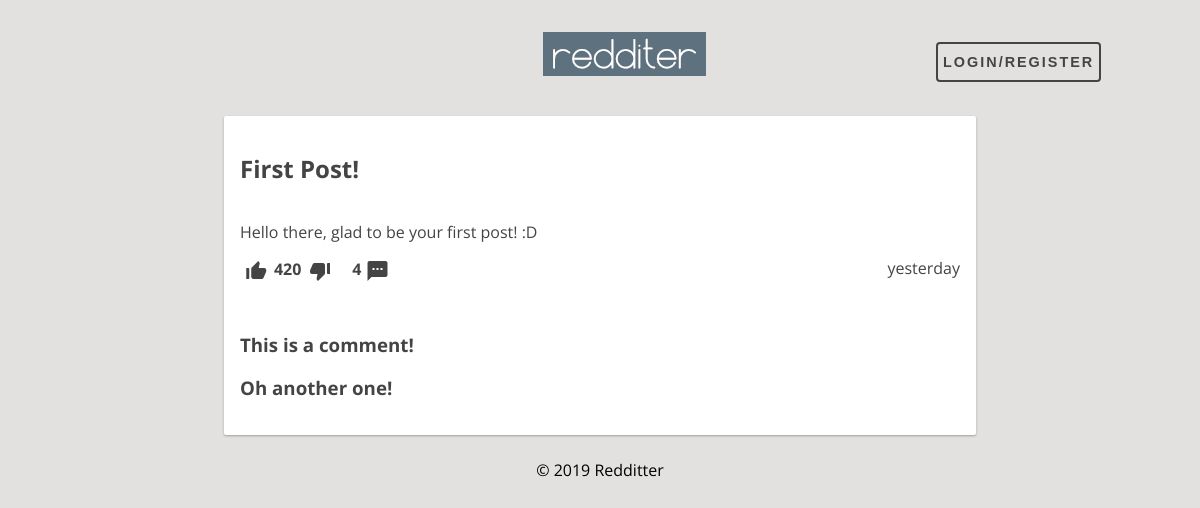
The app's page /pages/post.php?id=1 with its own data.
### tables this page shows
CREATE TABLE Post (
    postID INTEGER PRIMARY KEY AUTOINCREMENT,
    userID VARCHAR REFERENCES User ON DELETE CASCADE,
    title VARCHAR NOT NULL,
    content VARCHAR NOT NULL,
    postDate DATE NOT NULL DEFAULT (strftime('%s', 'now')),
    points INTEGER DEFAULT 0
);

CREATE TABLE PostComment (
    postID INTEGER REFERENCES Post ON DELETE CASCADE,
    commentID INTEGER REFERENCES Comment ON DELETE CASCADE,
    PRIMARY KEY (postID, commentID)
);

CREATE TABLE Comment (
    commentID INTEGER PRIMARY KEY AUTOINCREMENT,
    userID VARCHAR REFERENCES User ON DELETE CASCADE,
    content VARCHAR NOT NULL,
    commentDate DATE NOT NULL DEFAULT (strftime('%s', 'now')),
    points INTEGER DEFAULT 0
);

### includes/session.php (called while the page is built, shortened)
<?php
    function isLoggedIn() {
        if (isset($_SESSION["userID"]) && $_SESSION["userID"] !== "")
            return true;
        else
            return false;
    }
?>

### database/post.php (called while the page is built, shortened)
<?php
function getPostById($postID) {
	global $dbh;
	try {
		$stmt = $dbh->prepare("SELECT *	FROM Post WHERE postID = ?");
		$stmt->execute(array($postID));
		return $stmt->fetch();
	} catch(PDOException $e) {
		echo $e->getMessage();
		return null;
	}
}
function getNumberComments($postID) {
	global $dbh;
	try {
		$stmt = $dbh->prepare("SELECT count(*) as NbComments FROM PostComment Where postID = ?");
		$stmt->execute(array($postID));
		return $stmt->fetch();
	} catch(PDOException $e) {
		echo $e->getMessage();
		return null;
	}
}
?>

### database/timeAgo.php (called while the page is built, shortened)
<?php
    function time_ago( $time )
    {
        $out    = '';
        $now    = time();
        $diff   = $now - $time;
        if( $diff < 60 )
            return TIMEBEFORE_NOW;
        elseif( $diff < 3600 )
            return str_replace( '{num}', ( $out = round( $diff / 60 ) ), $out == 1 ? TIMEBEFORE_MINUTE : TIMEBEFORE_MINUTES );
        elseif( $diff < 3600 * 24 )
            return str_replace( '{num}', ( $out = round( $diff / 3600 ) ), $out == 1 ? TIMEBEFORE_HOUR : TIMEBEFORE_HOURS );
        elseif( $diff < 3600 * 24 * 2 )
            return TIMEBEFORE_YESTERDAY;
        else
            return strftime( date( 'Y', $time ) == date( 'Y' ) ? TIMEBEFORE_FORMAT : TIMEBEFORE_FORMAT_YEAR, $time );
    }
?>

### database/comment.php (called while the page is built, shortened)
<?php
function getCommentsByPost($postID) {
	global $dbh;
	try {
		$stmt = $dbh->prepare("SELECT * FROM Comment, PostComment WHERE PostComment.postID = ? AND Comment.commentID = PostComment.commentID
			AND PostComment.commentID NOT IN (SELECT commentSon FROM ChildComment)");
		$stmt->execute(array($postID));
		return $stmt->fetchAll();
	} catch(PDOException $e) {
		echo $e->getMessage();
		return null;
	}
}
?>

### templates/components/post.php (the view, shortened to what this page needs)
<?php require_once($_SERVER['DOCUMENT_ROOT'].'/database/timeAgo.php');?>
<article class="post container">
    <a href="/pages/post.php?id=<?=$post["postID"]?>">
        <h1><?=$post["title"]?></h1>
    </a>
    <section id="post-content">
        <p><?=$post["content"]?></p>
    </section>
    <section id="post-info">
            <label for="upvote<?=$post["postID"]?>">
                <i id="staticUp<?=$post["postID"]?>" class="material-icons">thumb_up_alt</i>
            </label>
        <p id="pp"><?=$post["points"]?></p>
            <label for="downvote<?=$post["postID"]?>">
                <i id="staticDown<?=$post["postID"]?>" class="material-icons">thumb_down_alt</i>
            </label>
        <p id="nbComments"><?=$numberComments["NbComments"]?></p>
        <a id="nbCommentsLink" href="/pages/post.php?id=<?=$post["postID"]?>">
            <i class="material-icons">textsms</i>
        </a>
        <p id="time_ago"><?=time_ago($post["postDate"])?></p>
    </section>
    <?php if (isset($comments)) { ?>
        <section id="post-comments">
            <?php foreach($comments as $comment) { ?>
                <h1><?=$comment["content"]?></h1>
            <?php } ?>
        </section>
    <?php } ?>
</article>

### templates/common/header.php (shortened to what this page needs)
<!DOCTYPE html>
<html>
    <head>
        <link href="/css/style.css" rel="stylesheet">
    </head>
    <body>
        <header>
            <a href="/pages/feed.php"><img src="/img/logo.png" /></a>
            <?php include_once($_SERVER["DOCUMENT_ROOT"]."/templates/components/user-bar.php"); ?>
        </header>

### templates/components/user-bar.php
<aside class="user-bar">
    <?php if (isLoggedIn()) { ?>
        <a href="/pages/profile.php?user=<?=$_SESSION["userID"]?>">
            <span><?=$_SESSION["userID"]?></span>
            <?php if (file_exists($_SERVER['DOCUMENT_ROOT']."/img/users/".$_SESSION["userID"].".png")) { ?>
                <img class="miniature-profile-picture" src="/img/users/<?=$_SESSION["userID"]?>.png"?>
            <?php } else { ?>
                <img class="miniature-profile-picture" src="/img/users/unknown.png">
            <?php } ?>
        </a>
    <?php } else { ?>
        <button class="fill" onclick="openSignIn()">Login/Register</button>
    <?php } ?>
</aside>

### pages/post.php
<?php
    require_once($_SERVER['DOCUMENT_ROOT'].'/includes/init.php');
    require_once($_SERVER['DOCUMENT_ROOT'].'/database/post.php');
    require_once($_SERVER['DOCUMENT_ROOT'].'/database/comment.php');
    $post = getPostById($_GET['id']);
    $comments = getCommentsByPost($_GET['id']);
    $numberComments = getNumberComments($post['postID']);
    include_once($_SERVER["DOCUMENT_ROOT"]."/templates/common/header.php");
?>
<div id="post-page" class="page">
    <?php include($_SERVER["DOCUMENT_ROOT"]."/templates/components/post.php"); ?>
</div>
<?php include_once($_SERVER["DOCUMENT_ROOT"]."/templates/common/footer.php"); ?>

### templates/common/footer.php
        <footer>
            &copy; 2019 Redditter
        </footer>
    </body>
</html>

### css/style.css (style rules this page uses)
body { background: #e2e1e0; font-family: 'Open Sans', sans-serif; margin: 2em; display: grid; grid-gap: 0.5rem 0.5rem; grid-template-areas: "header" "main" "footer"; }
header { grid-area: header; text-align: center; display: flex; flex-direction: row; justify-content: space-between; margin: auto 5% auto 45%; }
footer { grid-area: footer; text-align: center; }
#post-page { justify-content: center; }
.user-bar { font-weight: bold; }
.post { background: #ffffff; transition: all 0.3s cubic-bezier(.25,.8,.25,1); box-shadow: 0 1px 3px rgba(133, 96, 96, 0.12), 0 1px 2px rgba(0,0,0,0.24); display: flex; flex-direction: column; justify-content: space-evenly; }
#post-page .post { width: 45em; }
.post h1 { font-weight: bold; color: #444; }
.post #post-content, #post-info { color: #444; }
a { text-decoration: none; color: #444; }
button { position: relative; height: 40px; margin: 10px; padding: 5px 5px; font-weight: bold; font-size: 0.90em; letter-spacing: 2px; color: #444; border: 2px #444 solid; border-radius: 4px; text-transform: uppercase; outline: 0; overflow:hidden; background: none; z-index: 1; cursor: pointer; transition: 0.08s ease-in; }
.fill:before { content: ""; position: absolute; background-color: #444; bottom: 0; left: 0; right: 0; top: 100%; z-index: -1; transition: top 0.08s ease-in; }
.page { grid-area: main; display: flex; flex-direction: row; }
.container { border-radius: 2px; padding: 1em; margin: 1em; word-wrap: break-word; cursor: default; }
#pp { font-weight: bold; display: inline; position: relative; left: 0.1em; bottom: 0.5em; }
#time_ago { position: relative; bottom: 1.1em; float: right; }
#nbComments { font-weight: bold; display: inline; position: relative; left: 1em; bottom: 0.5em; }
#nbCommentsLink { position: relative; left: 1em; }
#post-info label { cursor: pointer; transition: color 1s; }

### records on screen
post: title "First Post!", content "Hello there, glad to be your first post! :D", points "420", postDate "yesterday"
postcomment: commentID.content "This is a comment!"
postcomment: commentID.content "Oh another one!"

### other values on screen
$numberComments["NbComments"] "4"
